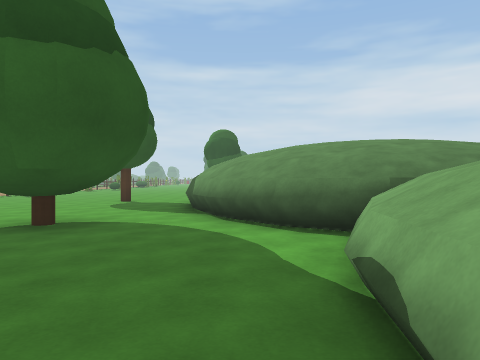
view 1 (above)

22 first-person views from a walk through a 3-D level made in the Unity game engine. The camera is 1.3 m above the floor, looks level and sees 70° across. The floor is counted in squares, 2 m on a side. Each view is taken from the middle of a square. On the plan, view 1 faces up. The plan holds only what a view shows up to about 10 squares ahead; the rest is blank. The place goes on beyond the plan. The player character is not drawn.

view 2
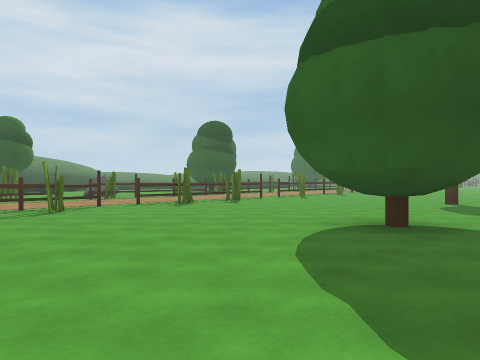

view 3
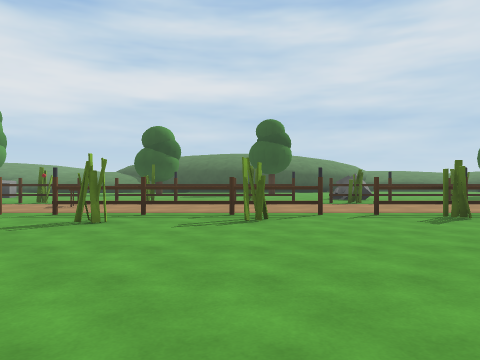

view 4
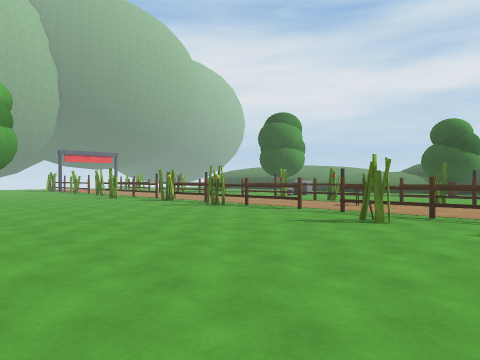

view 5
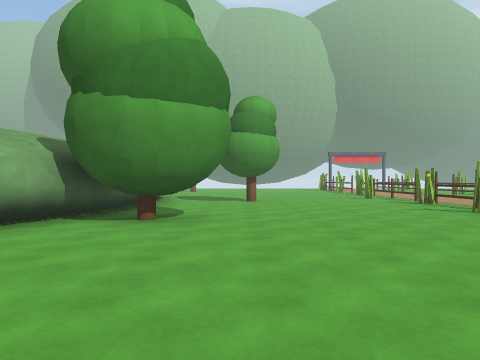

view 6
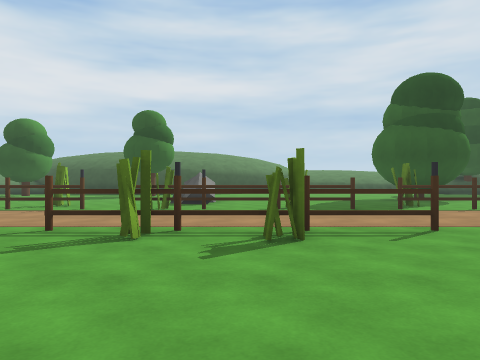

view 7
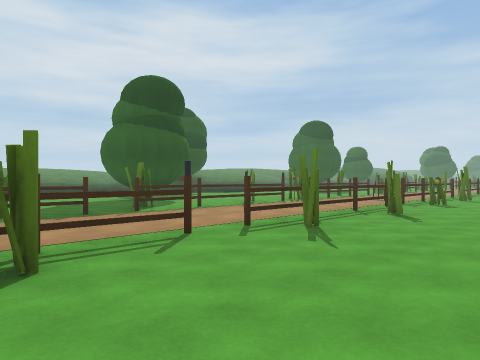

view 8
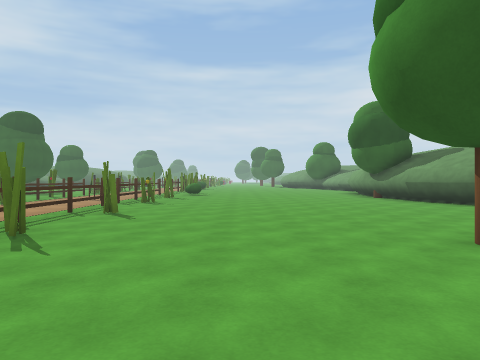

view 9
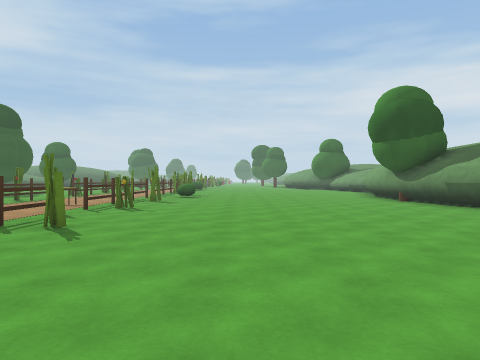

view 10
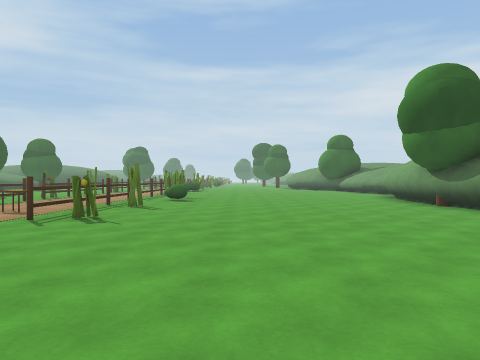

view 11
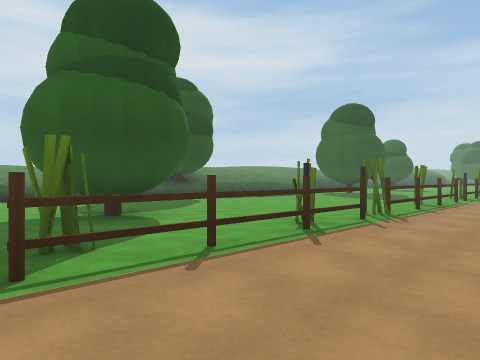

view 12
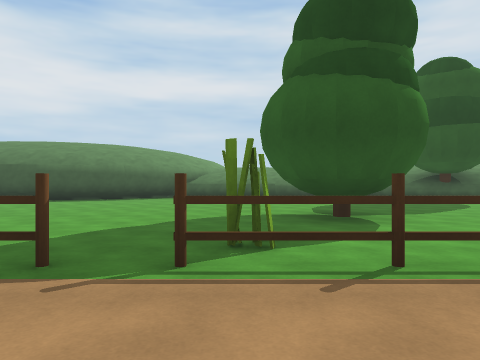

view 13
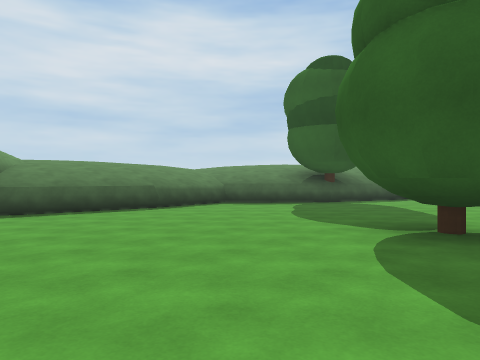

view 14
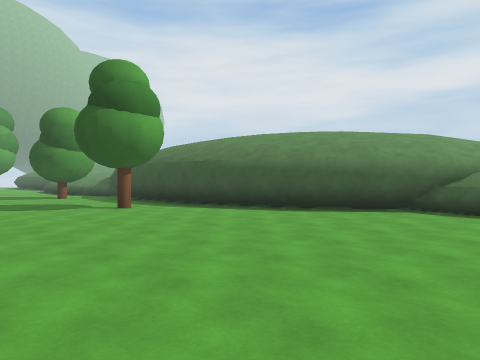

view 15
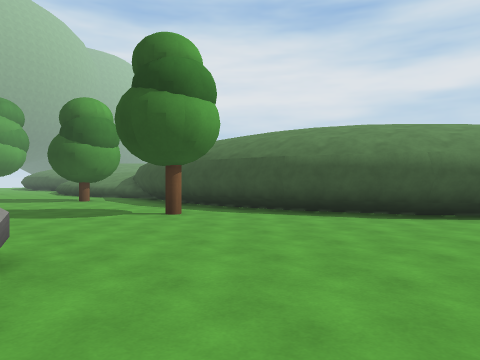

view 16
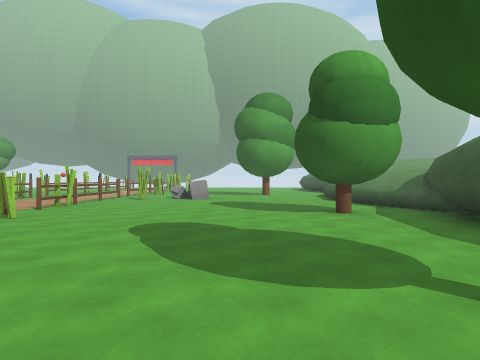

view 17
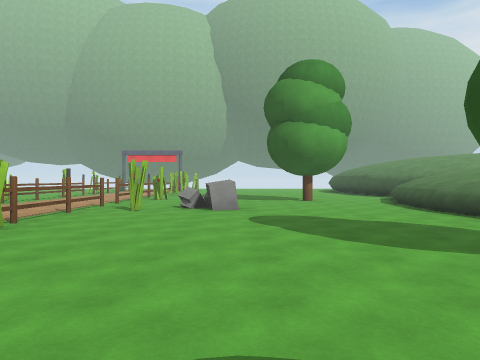

view 18
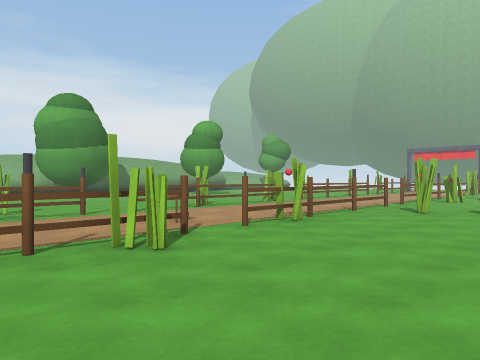

view 19
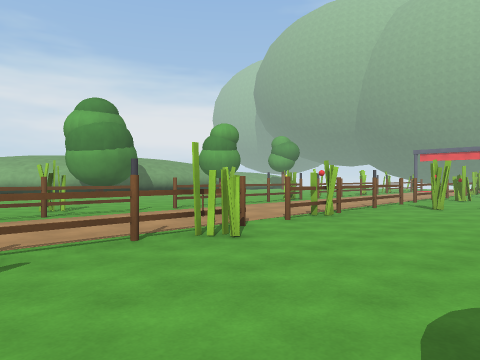

view 20
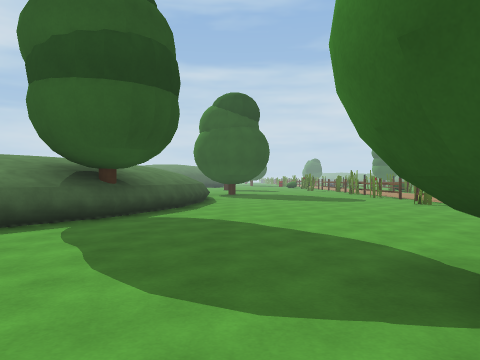

view 21
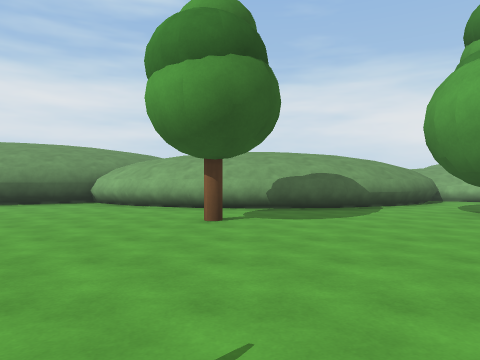

view 22
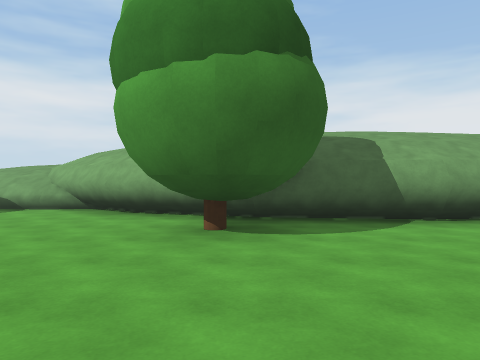

### Floor plan
Points are (right, up) in squares from view 1. A wall is a line through its corners. A room is listed if a view was taken in it or the views show most of it. See-through windows are left out.
Room 1 (views 1, 2, 3, 4, 5, 6, 7, 8, 9, 10, 11, 12, 13, 14, 15, 16, 17, 18, 19, 20, 21, 22)
walls: (-12.6, 7.5) (-12.6, 6.4); (-9.4, 1.6) (-9.4, 0.5); (-12.6, 0.5) (-12.6, 1.5); (-12.6, 13.5) (-12.6, 12.4); (-9.4, 13.5) (-9.4, 12.4); (-20, 2.2) (-20.4, -0.7); (-1.1, 7.6) (-1.4, 9.4); (-1.3, 9.3) (-1.1, 11.2); (-21.4, 7.3) (-20.4, 4.8) (-20.1, 2.1); (-0.5, 5.9) (-1.2, 7.6); (-1.2, 11.1) (-0.5, 12.9); (-20.4, -0.6) (-21.3, -3); (-12.6, -5.5) (-12.6, -4.4); (-0.5, 12.7) (0.5, 14.1); (-0.5, -1.6) (1.2, 0.6); (1.8, 3.8) (0.4, 4.7) (-0.6, 6); (-23.5, 9.6) (-22.8, 9.1) (-21.3, 7.2); (-12.6, 19.4) (-12.6, 18.4); (-1.5, -4.2) (-0.4, -1.4); (0, 14.8) (-1, 17.4); (-20.3, 16.7) (-21.5, 15.2); (0.9, 13.8) (0, 15); (-0.9, 17.3) (-1.2, 19.4); (-19.2, 19.1) (-20, 17.3); (-1.8, -7.2) (-1.5, -4.1); (-1.7, -7.9) (-1.8, -7.1); (-19, 21.1) (-19.3, 19.1); (-1.2, 20.3) (-1.1, 21)
low walls: (-12.6, 1.5) (-12.6, 0.5); (-21.5, 7.2) (-20.5, 4.7); (-22.3, 9.7) (-22.8, 8.3); (-22.7, 8.7) (-21.5, 7.1); (1.4, 3.8) (0.7, 2.1); (-21.9, 12.4) (-22.3, 9.6); (-21.1, -1.8) (-20.4, -3.7); (0.5, 0.3) (0.7, 2.2); (0.6, -0.7) (0.5, 0.5); (-9.4, 19.4) (-9.4, 18.8); (-21.5, 15.2) (-22.2, 14.6) (-21.9, 12.2); (-20.2, -4.5) (-20, -6.2); (-20, -6.1) (-20.2, -7.5)
objects: other object (-20, -2) to (-19, -1); other object (-20, 17); other object (-19, 3); other object (-17, 12) to (-15, 14); other object (-16, -7) to (-15, -7); other object (-15, 5) to (-14, 6); other object (-14, 2); other object (-14, 5); other object (-13, -9); other object (-13, -7); other object (-13, -6); other object (-13, -4); other object (-13, -3); other object (-13, -1); other object (-13, 0); other object (-13, 2); other object (-13, 3); other object (-13, 5); other object (-13, 6); other object (-13, 8); other object (-13, 9); other object (-13, 11); other object (-13, 12); other object (-13, 14); other object (-13, 15); other object (-13, 16); other object (-13, 17); other object (-13, 18); other object (-13, 20); other object (-13, 21); other object (-12, -4); other object (-12, -1); other object (-12, 8); other object (-12, 11); other object (-12, 20); other object (-11, -2); other object (-11, 18) to (-10, 18); other object (-9, -9); other object (-9, -7); other object (-9, -6); other object (-9, -5); other object (-9, -4); other object (-9, -3); other object (-9, -1); other object (-9, 0); other object (-9, 2); other object (-9, 3); other object (-9, 5); other object (-9, 6); other object (-9, 7); other object (-9, 8); other object (-9, 9); other object (-9, 11); other object (-9, 12); other object (-9, 14); other object (-9, 15); other object (-9, 17); other object (-9, 18); other object (-9, 20); other object (-8, 0); other object (-8, 2); other object (-8, 11); other object (-8, 17); other object (-8, 20); other object (-4, -9) to (-4, -8); other object (-4, 4) to (-2, 6); other object (-3, -5) to (-2, -3); other object (-3, 10); other object (-1, 20)

Positions as (right, up) in squares from view 1, and headings:
1: (0, 0), facing up
2: (-1, 0), facing up-left
3: (-3, 2), facing left
4: (-3, 2), facing down-left
5: (-4, 2), facing down
6: (-5, 7), facing left
7: (-6, 7), facing up-left
8: (-6, 7), facing up
9: (-6, 9), facing up
10: (-6, 11), facing up
11: (-10, 10), facing up-left
12: (-10, 11), facing left
13: (-15, 8), facing up-left
14: (-15, 11), facing down-left
15: (-15, 9), facing down-left
16: (-17, 5), facing down
17: (-16, 1), facing down
18: (-16, 1), facing down-right
19: (-16, 2), facing down-right
20: (-18, 11), facing up
21: (-9, 10), facing right
22: (-7, -4), facing right
